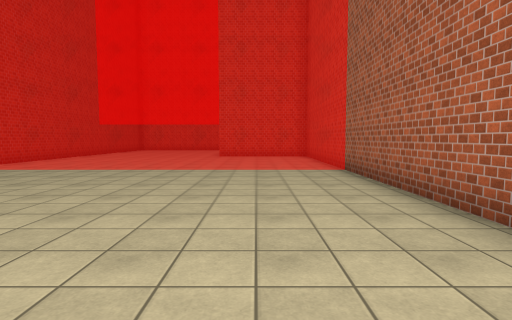
[1] (above)

24 first-person views from a walk through a scene from a Unity 3-D project. The camera is 1.5 m above the floor, tilts 4° down and sees 80° across. The floor is counted in squares, 2 m on a side. Each view is taken from the middle of a square. On the plan, view 1 faces up. The plan holds only what a view shows up to about 10 squares ahead; the rest is blank. The place goes on beyond the plan. The player character is not drawn. Surface patterns are stand-ins for the level's own textures.

[2]
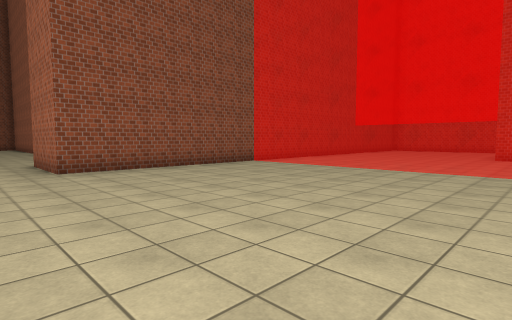

[3]
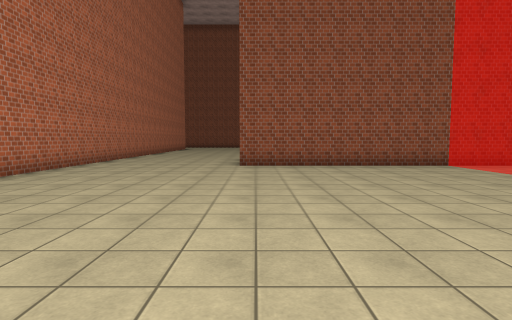

[4]
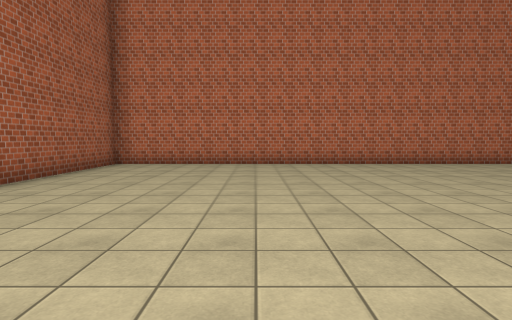

[5]
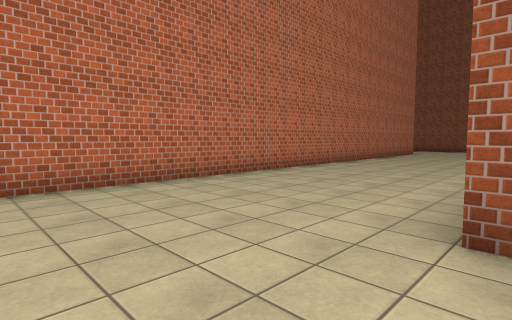

[6]
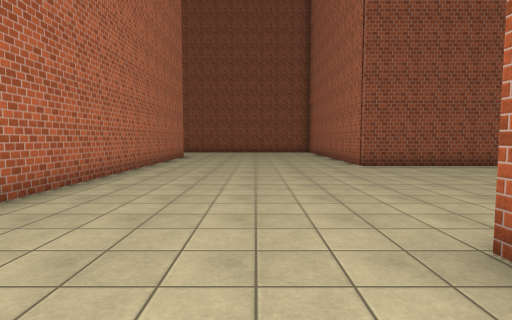

[7]
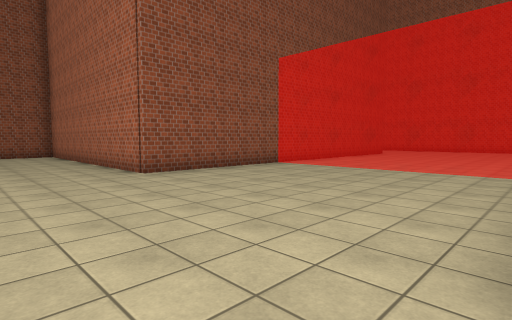

[8]
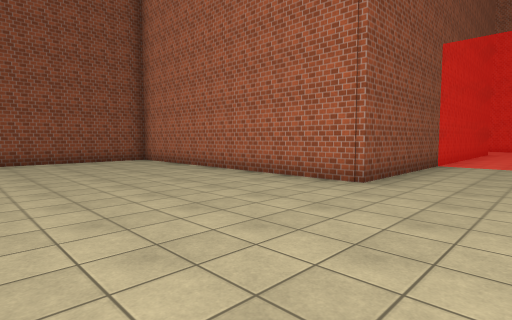

[9]
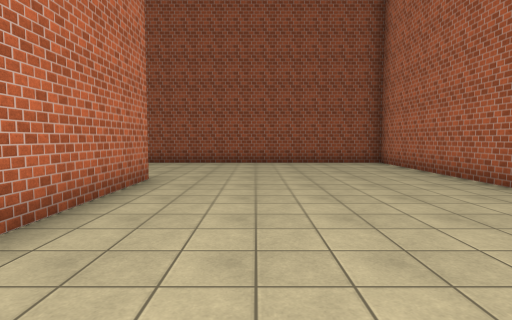

[10]
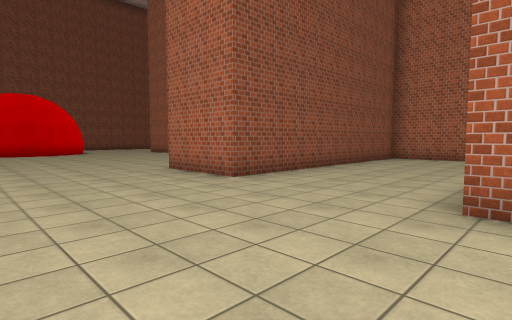

[11]
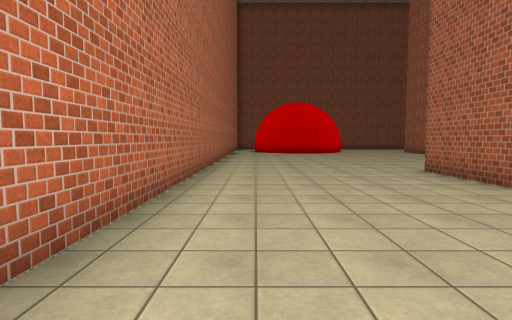

[12]
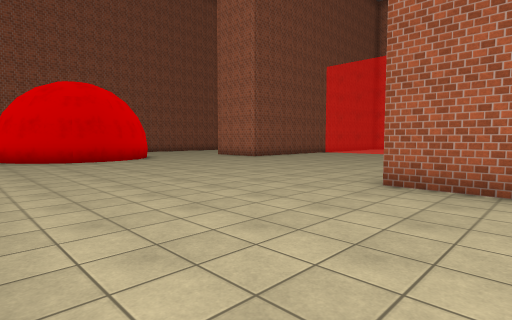

[13]
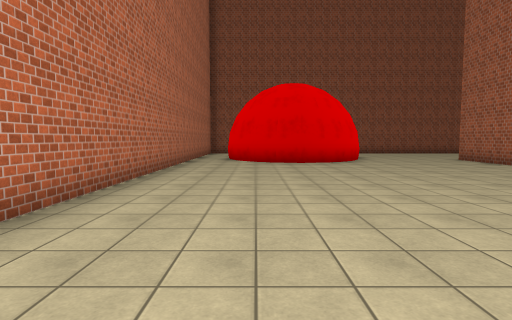

[14]
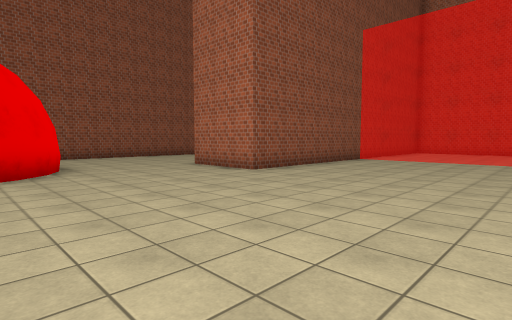

[15]
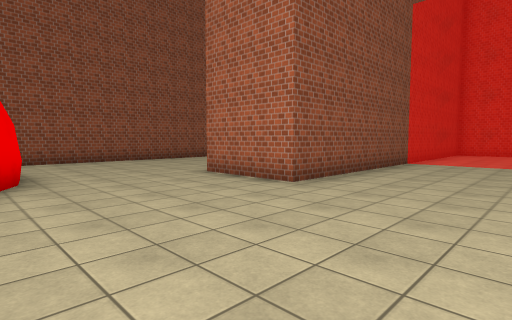

[16]
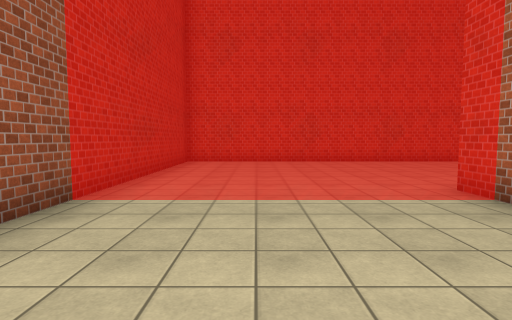

[17]
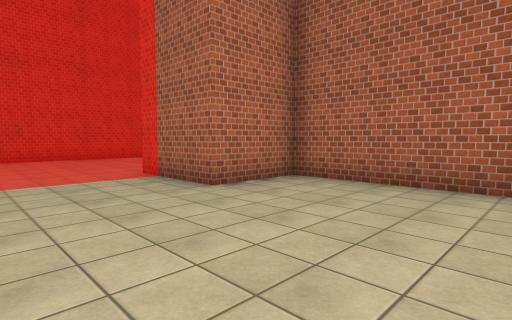

[18]
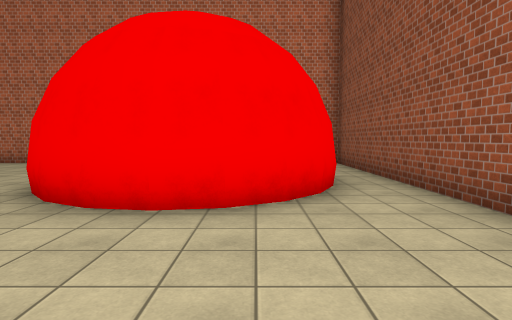

[19]
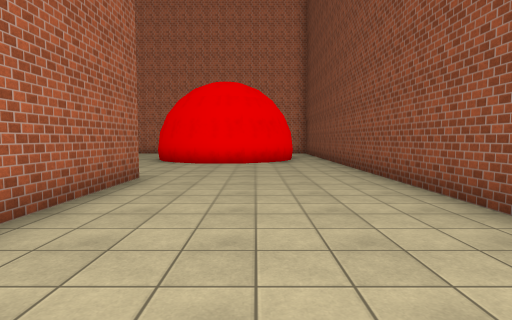

[20]
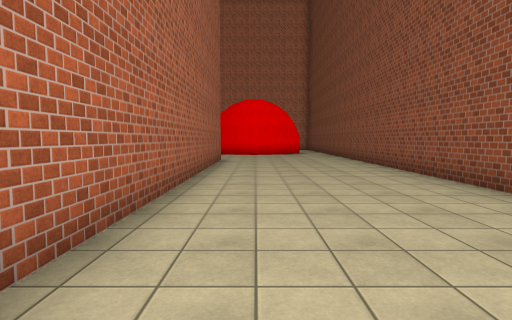

[21]
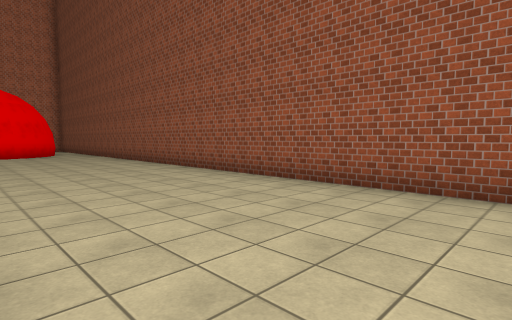

[22]
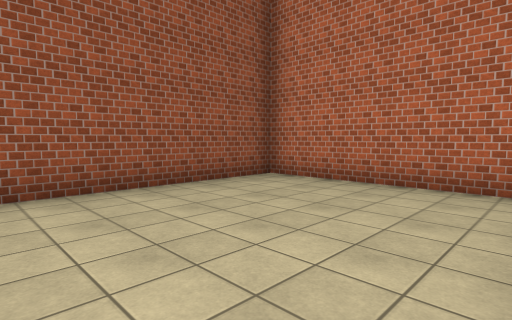

[23]
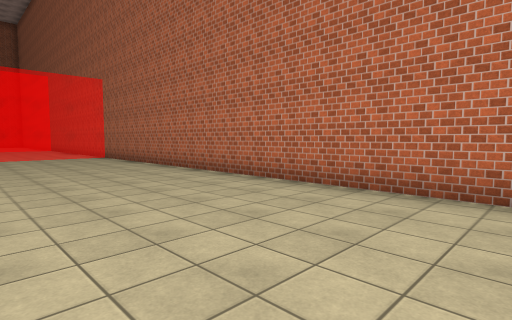

[24]
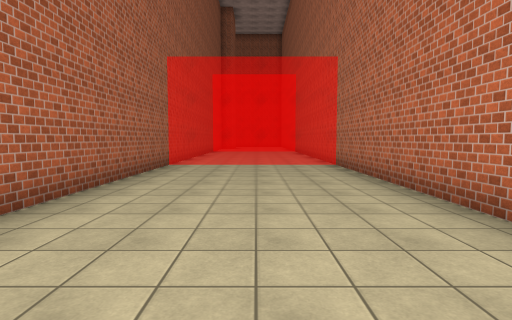

### Floor plan
Key: @ floor where view 1 was taken; # wall or solid block; . floor; = window, fence, low wall or low ledge.
Columns run from 42 left of view 1 to 3 right of it. Each row starts with its distance up from view 1.
 13                                          #
 12                               ..        ..
 11 ######  ##########           ...       ...
 10 #.....  #........         #.....  # ........#
  9 #.....  #.......          #.....  # ........#
  8 #.....###.......         #======  #==========#
  7 #.....###......          #......  #..........#
  6 #.....###......          #......  #..........#
  5 #.....##=====#           #......  #..........#
  4 #.....##.....#           #......  #..........#
  3 #.....##.....#############......  #..........#
  2 #.....##.......###..............###..........#
  1 #.....##.......###...........................#
  0 #.....##.......###........................@..#
 -1 #..............###...........................#
 -2 #..............  #...........................#
 -3 #..............  #....########################
 -4 #..............  #....#  ########
 -5 #..####........###....#  ########
 -6 #.##  #........................=.
 -7 #.    #........................=.
 -8 #.   ##........................=.
 -9 #.   #.........................=.
-10 #     .........................=#
-11       #########################

Where each view was taken, in squares from view 1:
view 1: 0 up, 0 right, facing up
view 2: 0 up, 0 right, facing up-left
view 3: 2 up, 1 right, facing left
view 4: 6 up, 2 left, facing down
view 5: 2 up, 5 left, facing down-left
view 6: 0 up, 8 left, facing left
view 7: 0 up, 10 left, facing up-left
view 8: 2 down, 14 left, facing up-left
view 9: 1 down, 15 left, facing left
view 10: 9 down, 20 left, facing up-left
view 11: 9 down, 20 left, facing left
view 12: 10 down, 25 left, facing up-left
view 13: 8 down, 26 left, facing left
view 14: 6 down, 29 left, facing up-left
view 15: 5 down, 31 left, facing up-left
view 16: 1 up, 32 left, facing up
view 17: 1 down, 32 left, facing up-right
view 18: 1 down, 39 left, facing down
view 19: 5 up, 39 left, facing down
view 20: 10 up, 38 left, facing down
view 21: 10 up, 37 left, facing down-left
view 22: 6 up, 37 left, facing up-left
view 23: 6 down, 24 left, facing down-right
view 24: 8 down, 20 left, facing right
